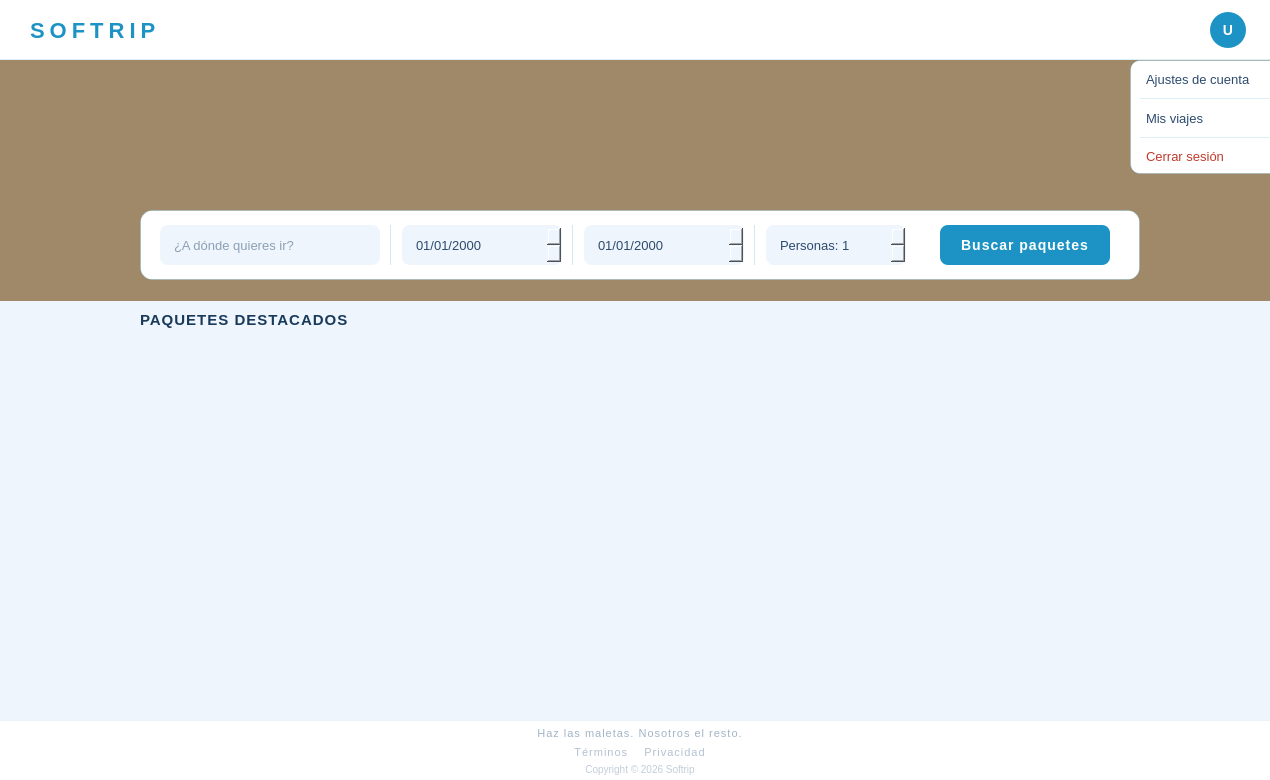
<?xml version="1.0" encoding="UTF-8"?>
<ui version="4.0">
 <class>MainWindow</class>
 <widget class="QMainWindow" name="MainWindow">
  <property name="geometry">
   <rect><x>0</x><y>0</y><width>1270</width><height>780</height></rect>
  </property>
  <property name="windowTitle"><string>Softrip</string></property>

  <widget class="QWidget" name="centralwidget">
   <property name="maximumSize"><size><width>1270</width><height>780</height></size></property>
   <property name="styleSheet">
    <string notr="true">
#centralwidget { background-color: #eef5fc; }
    </string>
   </property>

   <!-- NAVBAR -->
   <widget class="QWidget" name="navbar" native="true">
    <property name="geometry"><rect><x>0</x><y>0</y><width>1280</width><height>60</height></rect></property>
    <property name="styleSheet">
     <string notr="true">
QWidget#navbar {
    background-color: #ffffff;
    border-bottom: 1px solid rgba(29, 147, 197, 0.15);
}
     </string>
    </property>
    <widget class="QLabel" name="lbl_logo">
     <property name="geometry"><rect><x>30</x><y>0</y><width>200</width><height>60</height></rect></property>
     <property name="styleSheet">
      <string notr="true">font-size: 22px; font-weight: 700; letter-spacing: 5px; color: #1d93c5; font-family: 'Georgia', serif;</string>
     </property>
     <property name="text"><string>SOFTRIP</string></property>
    </widget>
    <widget class="QPushButton" name="btnCuenta">
     <property name="geometry"><rect><x>1210</x><y>12</y><width>36</width><height>36</height></rect></property>
     <property name="styleSheet">
      <string notr="true">
QPushButton { background-color: #1d93c5; color: white; border-radius: 18px; font-size: 14px; font-weight: 600; border: none; }
QPushButton:hover { background-color: #185fa5; }
      </string>
     </property>
     <property name="text"><string>U</string></property>
    </widget>
   </widget>

   <!-- BANNER -->
   <widget class="QLabel" name="lbl_banner">
    <property name="geometry"><rect><x>-11</x><y>60</y><width>1291</width><height>241</height></rect></property>
    <property name="styleSheet">
     <string notr="true">
QLabel {
    background-color: #9f8969;
    color: rgba(255,255,255,0.5);
    font-size: 13px;
    letter-spacing: 2px;
    qproperty-alignment: AlignCenter;
}
     </string>
    </property>
    <property name="text"><string/></property>
    <property name="pixmap">
     <pixmap resource="../imagenes/recursos.qrc">:/imagenes/pagPrincipalCliente.jpg</pixmap>
    </property>
    <property name="scaledContents"><bool>false</bool></property>
    <property name="alignment"><set>Qt::AlignCenter</set></property>
   </widget>

   <!-- BUSCADOR -->
   <widget class="QWidget" name="buscador" native="true">
    <property name="geometry"><rect><x>140</x><y>210</y><width>1000</width><height>70</height></rect></property>
    <property name="styleSheet">
     <string notr="true">
QWidget#buscador {
    background-color: #ffffff;
    border-radius: 12px;
    border: 1px solid rgba(29, 147, 197, 0.2);
}
QLineEdit {
    font-size: 13px; color: #2c4a6e;
    background-color: #eef5fc; border: none; border-radius: 8px; padding: 6px 12px;
}
QLineEdit:focus { background-color: #ddeef9; border: 1px solid #1d93c5; }
QDateEdit {
    font-size: 13px; color: #2c4a6e;
    background-color: #eef5fc; border: none; border-radius: 8px; padding: 6px 12px;
}
QDateEdit:focus { background-color: #ddeef9; border: 1px solid #1d93c5; }
QSpinBox {
    font-size: 13px; color: #2c4a6e;
    background-color: #eef5fc; border: none; border-radius: 8px; padding: 6px 12px;
}
QSpinBox:focus { background-color: #ddeef9; border: 1px solid #1d93c5; }
     </string>
    </property>
    <widget class="QLineEdit" name="in_destino">
     <property name="geometry"><rect><x>20</x><y>15</y><width>220</width><height>40</height></rect></property>
     <property name="placeholderText"><string>¿A dónde quieres ir?</string></property>
    </widget>
    <widget class="QFrame" name="sep1">
     <property name="geometry"><rect><x>250</x><y>15</y><width>1</width><height>40</height></rect></property>
     <property name="styleSheet"><string notr="true">background-color: rgba(29, 147, 197, 0.2);</string></property>
    </widget>
    <widget class="QDateEdit" name="in_fecha_ida">
     <property name="geometry"><rect><x>262</x><y>15</y><width>160</width><height>40</height></rect></property>
     <property name="displayFormat"><string>dd/MM/yyyy</string></property>
    </widget>
    <widget class="QFrame" name="sep2">
     <property name="geometry"><rect><x>432</x><y>15</y><width>1</width><height>40</height></rect></property>
     <property name="styleSheet"><string notr="true">background-color: rgba(29, 147, 197, 0.2);</string></property>
    </widget>
    <widget class="QDateEdit" name="in_fecha_vuelta">
     <property name="geometry"><rect><x>444</x><y>15</y><width>160</width><height>40</height></rect></property>
     <property name="displayFormat"><string>dd/MM/yyyy</string></property>
    </widget>
    <widget class="QFrame" name="sep3">
     <property name="geometry"><rect><x>614</x><y>15</y><width>1</width><height>40</height></rect></property>
     <property name="styleSheet"><string notr="true">background-color: rgba(29, 147, 197, 0.2);</string></property>
    </widget>
    <widget class="QSpinBox" name="in_personas">
     <property name="geometry"><rect><x>626</x><y>15</y><width>140</width><height>40</height></rect></property>
     <property name="prefix"><string>Personas: </string></property>
     <property name="minimum"><number>1</number></property>
     <property name="maximum"><number>20</number></property>
    </widget>
    <widget class="QPushButton" name="btnBuscar">
     <property name="geometry"><rect><x>800</x><y>15</y><width>170</width><height>40</height></rect></property>
     <property name="styleSheet">
      <string notr="true">
QPushButton { background-color: #1d93c5; color: white; font-size: 14px; font-weight: 500; border: none; border-radius: 8px; letter-spacing: 1px; }
QPushButton:hover { background-color: #185fa5; }
QPushButton:pressed { background-color: #0c447c; }
      </string>
     </property>
     <property name="text"><string>Buscar paquetes</string></property>
    </widget>
   </widget>

   <!-- TÍTULO SECCIÓN -->
   <widget class="QLabel" name="lbl_paquetes">
    <property name="geometry"><rect><x>140</x><y>305</y><width>400</width><height>30</height></rect></property>
    <property name="styleSheet">
     <string notr="true">font-size: 15px; font-weight: 500; color: #1a3a5c; letter-spacing: 1px;</string>
    </property>
    <property name="text"><string>PAQUETES DESTACADOS</string></property>
   </widget>

   <!-- SCROLL AREA DE TARJETAS -->
   <widget class="QScrollArea" name="scrollPaquetes">
    <property name="geometry"><rect><x>130</x><y>343</y><width>1010</width><height>375</height></rect></property>
    <property name="styleSheet">
     <string notr="true">
QScrollArea { border: none; background-color: transparent; }
QWidget#scrollContent { background-color: transparent; }
QScrollBar:vertical {
    background: transparent; width: 6px; margin: 0px;
}
QScrollBar::handle:vertical {
    background: rgba(29, 147, 197, 0.3); border-radius: 3px; min-height: 20px;
}
QScrollBar::handle:vertical:hover { background: rgba(29, 147, 197, 0.6); }
QScrollBar::add-line:vertical, QScrollBar::sub-line:vertical { height: 0px; }
QScrollBar:horizontal { height: 0px; }
     </string>
    </property>
    <property name="widgetResizable"><bool>true</bool></property>
    <property name="horizontalScrollBarPolicy"><enum>Qt::ScrollBarAlwaysOff</enum></property>
    <property name="verticalScrollBarPolicy"><enum>Qt::ScrollBarAsNeeded</enum></property>
    <widget class="QWidget" name="scrollContent">
     <layout class="QGridLayout" name="gridPaquetes">
      <property name="leftMargin"><number>10</number></property>
      <property name="topMargin"><number>10</number></property>
      <property name="rightMargin"><number>10</number></property>
      <property name="bottomMargin"><number>20</number></property>
      <property name="horizontalSpacing"><number>20</number></property>
      <property name="verticalSpacing"><number>20</number></property>
     </layout>
    </widget>
   </widget>

   <!-- MENÚ CUENTA (flotante, encima de todo) -->
   <widget class="QWidget" name="menuCuenta" native="true">
    <property name="geometry"><rect><x>1130</x><y>60</y><width>160</width><height>114</height></rect></property>
    <property name="visible"><bool>false</bool></property>
    <property name="styleSheet">
     <string notr="true">
QWidget#menuCuenta {
    background-color: #ffffff;
    border: 1px solid rgba(29, 147, 197, 0.2);
    border-radius: 10px;
}
QPushButton {
    background-color: transparent; color: #2c4a6e;
    font-size: 13px; text-align: left; padding: 0px 16px; border: none; border-radius: 0px;
}
QPushButton:hover { background-color: #eef5fc; color: #1d93c5; }
     </string>
    </property>
    <widget class="QPushButton" name="btnAjustes">
     <property name="geometry"><rect><x>0</x><y>0</y><width>160</width><height>38</height></rect></property>
     <property name="text"><string>Ajustes de cuenta</string></property>
    </widget>
    <widget class="QFrame" name="sepMenu1">
     <property name="geometry"><rect><x>10</x><y>38</y><width>140</width><height>1</height></rect></property>
     <property name="styleSheet"><string notr="true">background-color: rgba(29, 147, 197, 0.15);</string></property>
    </widget>
    <widget class="QPushButton" name="btnMisViajes">
     <property name="geometry"><rect><x>0</x><y>39</y><width>160</width><height>38</height></rect></property>
     <property name="text"><string>Mis viajes</string></property>
    </widget>
    <widget class="QFrame" name="sepMenu2">
     <property name="geometry"><rect><x>10</x><y>77</y><width>140</width><height>1</height></rect></property>
     <property name="styleSheet"><string notr="true">background-color: rgba(29, 147, 197, 0.15);</string></property>
    </widget>
    <widget class="QPushButton" name="btnCerrarSesion">
     <property name="geometry"><rect><x>0</x><y>78</y><width>160</width><height>36</height></rect></property>
     <property name="styleSheet">
      <string notr="true">
QPushButton { background-color: transparent; color: #c0392b; font-size: 13px; text-align: left; padding: 0px 16px; border: none; }
QPushButton:hover { background-color: #fdecea; color: #a93226; }
      </string>
     </property>
     <property name="text"><string>Cerrar sesión</string></property>
    </widget>
   </widget>

   <!-- FOOTER -->
   <widget class="QWidget" name="footer" native="true">
    <property name="geometry"><rect><x>0</x><y>720</y><width>1280</width><height>60</height></rect></property>
    <property name="styleSheet">
     <string notr="true">QWidget#footer { background-color: #ffffff; border-top: 1px solid rgba(29, 147, 197, 0.1); }</string>
    </property>
    <widget class="QLabel" name="lbl_slogan">
     <property name="geometry"><rect><x>0</x><y>4</y><width>1280</width><height>18</height></rect></property>
     <property name="styleSheet"><string notr="true">font-size: 11px; color: rgba(100, 130, 160, 0.6); letter-spacing: 1px;</string></property>
     <property name="text"><string>Haz las maletas. Nosotros el resto.</string></property>
     <property name="alignment"><set>Qt::AlignCenter</set></property>
    </widget>
    <widget class="QLabel" name="lbl_links">
     <property name="geometry"><rect><x>0</x><y>24</y><width>1280</width><height>16</height></rect></property>
     <property name="styleSheet"><string notr="true">font-size: 11px; color: rgba(100, 130, 160, 0.5); letter-spacing: 1px;</string></property>
     <property name="text"><string>Términos    Privacidad</string></property>
     <property name="alignment"><set>Qt::AlignCenter</set></property>
    </widget>
    <widget class="QLabel" name="lbl_copyright">
     <property name="geometry"><rect><x>0</x><y>42</y><width>1280</width><height>14</height></rect></property>
     <property name="styleSheet"><string notr="true">font-size: 10px; color: rgba(100, 130, 160, 0.4);</string></property>
     <property name="text"><string>Copyright © 2026 Softrip</string></property>
     <property name="alignment"><set>Qt::AlignCenter</set></property>
    </widget>
   </widget>

  </widget>
 </widget>
 <resources>
  <include location="../imagenes/recursos.qrc"/>
 </resources>
 <connections/>
</ui>
